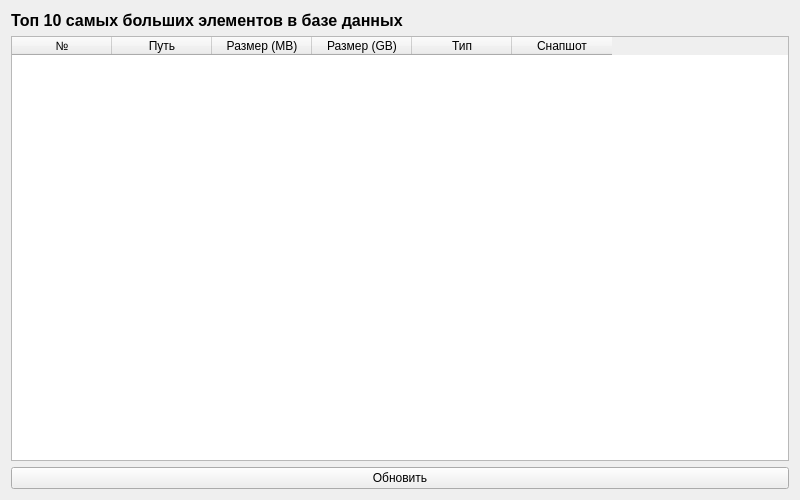
<?xml version="1.0" encoding="UTF-8"?>
<ui version="4.0">
 <class>Form</class>
 <widget class="QWidget" name="Form">
  <property name="geometry">
   <rect>
    <x>0</x>
    <y>0</y>
    <width>800</width>
    <height>500</height>
   </rect>
  </property>
  <property name="windowTitle">
   <string>Статистика - Топ 10 элементов</string>
  </property>
  <layout class="QVBoxLayout" name="verticalLayout">
   <item>
    <widget class="QLabel" name="titleLabel">
     <property name="text">
      <string>Топ 10 самых больших элементов в базе данных</string>
     </property>
     <property name="font">
      <font>
       <pointsize>12</pointsize>
       <bold>true</bold>
      </font>
     </property>
    </widget>
   </item>
   <item>
    <widget class="QTableWidget" name="statisticsTable">
     <property name="alternatingRowColors">
      <bool>true</bool>
     </property>
     <property name="sortingEnabled">
      <bool>true</bool>
     </property>
     <column>
      <property name="text">
       <string>№</string>
      </property>
     </column>
     <column>
      <property name="text">
       <string>Путь</string>
      </property>
     </column>
     <column>
      <property name="text">
       <string>Размер (MB)</string>
      </property>
     </column>
     <column>
      <property name="text">
       <string>Размер (GB)</string>
      </property>
     </column>
     <column>
      <property name="text">
       <string>Тип</string>
      </property>
     </column>
     <column>
      <property name="text">
       <string>Снапшот</string>
      </property>
     </column>
    </widget>
   </item>
   <item>
    <widget class="QPushButton" name="refreshButton">
     <property name="text">
      <string>Обновить</string>
     </property>
    </widget>
   </item>
  </layout>
 </widget>
 <resources/>
 <connections/>
</ui>
